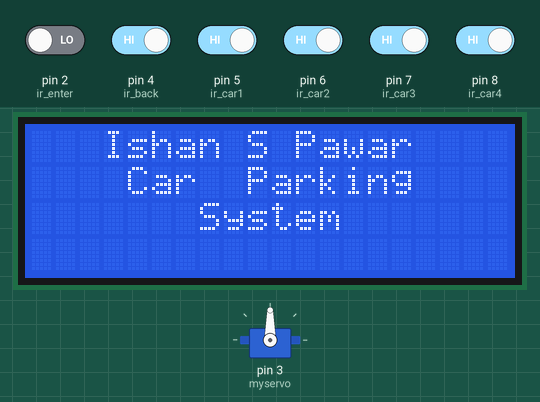
Simulated run of this sketch. Board: Arduino Uno, built with avr-gcc and run on an emulated ATmega328P. Parts: servo, 20×4 character LCD. The test bench sets the inputs (shaded band); at power-on: pin 4 (ir_back), pin 5 (ir_car1), pin 6 (ir_car2), pin 7 (ir_car3), pin 8 (ir_car4) HIGH, pin 2 (ir_enter) LOW. What the sketch prints to the serial monitor is not drawn.

Above: at 5.2 s.
At 11.3 s:
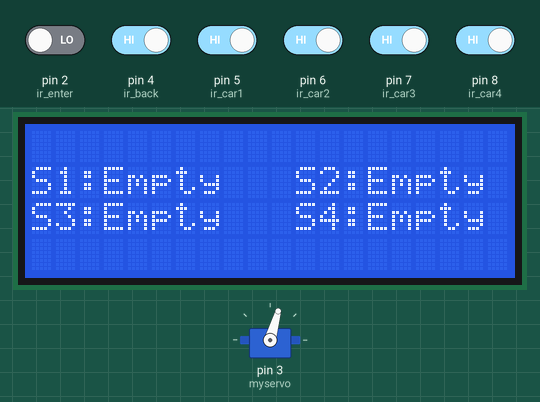
11.4 s: pin 5 (ir_car1) driven LOW
15.1 s: pin 6 (ir_car2) driven LOW
At 20.48 s:
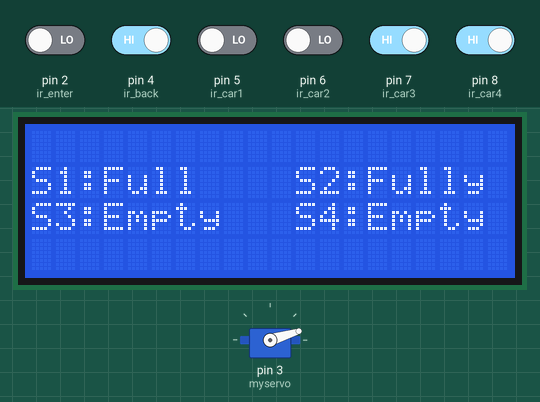
22.7 s: pin 7 (ir_car3) driven LOW
At 30.52 s:
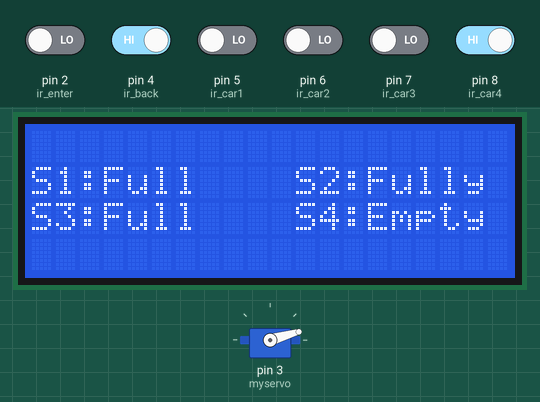
31.8 s: pin 8 (ir_car4) driven LOW
35.5 s: pin 2 (ir_enter) driven HIGH
At 40.8 s:
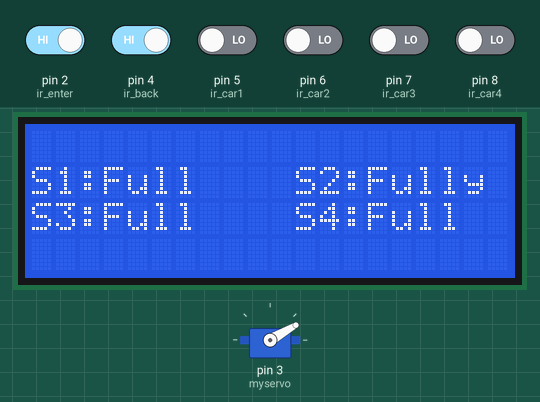
41.7 s: pin 2 (ir_enter) driven LOW
At 42.5 s:
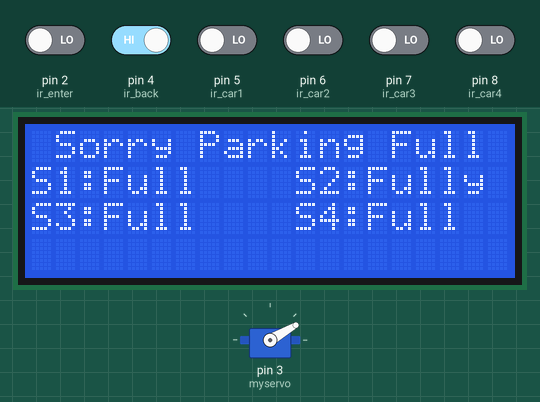
Timing chart, 0 to 44.7 s (numbered marks = the images above; inputs shaded):
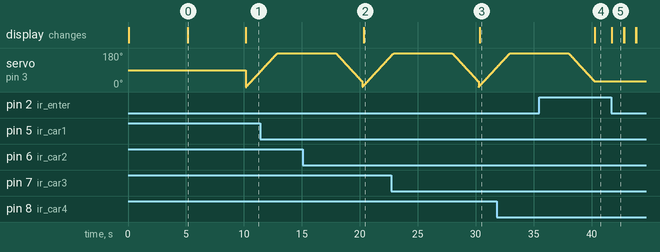

The sketch:

parking.ino
```cpp
#include <Servo.h>
#include <Wire.h>
#include <LiquidCrystal_I2C.h>
LiquidCrystal_I2C lcd(0x27, 20, 4);

#define ir_enter 2
#define ir_back  4

#define ir_car1 5
#define ir_car2 6
#define ir_car3 7
#define ir_car4 8

void Read_Sensor();
int total;


int val;


int S1=0, S2=0, S3=0, S4=0 ;
int flag1=0, flag2=0;
int slot = 6;
Servo myservo;


void setup()

{
Serial.begin(9600);
delay(10);
pinMode(ir_car1, INPUT);
pinMode(ir_car2, INPUT);
pinMode(ir_car3, INPUT);
pinMode(ir_car4, INPUT);
pinMode(ir_enter, INPUT);
pinMode(ir_back, INPUT);

 myservo.attach(3);
 slot = slot-total;


 lcd.init();
  lcd.backlight();
  lcd.setCursor (0, 1);
  lcd.print(" Welcome  ");
  lcd.setCursor (0, 2);
  //lcd.print(" ");
  delay (5000);
  lcd.clear();
  lcd.setCursor (0, 0);
  lcd.print("   Ishan S Pawar  ");
  lcd.setCursor (0, 1);
  lcd.print("    Car  Parking  ");
  lcd.setCursor (0, 2);
  lcd.print("       System     ");
  delay (5000);
  lcd.clear();

}
void loop()
{

 Read_Sensor();

  lcd.setCursor (0, 1);
   if(S1==1)
   {
    lcd.print("S1:Full ");
    Serial.println("S1:Fill ");

   }
  else
   {

    Serial.println("S1:Empty ");
    lcd.print("S1:Empty");
   }

 lcd.setCursor (11, 1);
  if(S2==1)
   {


   Serial.println("S2:Fill ");
   lcd.print("S2:Full");
    }
  else
   {

  Serial.println("S2:empty ");
  lcd.print("S2:Empty");
    }

 lcd.setCursor (0, 2);
  if(S3==1)
   {

    Serial.println("S3:Fill ");
    lcd.print("S3:Full ");
    }
  else
   {

    Serial.println("S3:empty ");
    lcd.print("S3:Empty");
    }

  lcd.setCursor (11, 2);
  if(S4==1)
   {

    Serial.println("S4:Fill ");
    lcd.print("S4:Full ");
    }
  else
   {

  Serial.println("S4:Empty ");
  lcd.print("S4:Empty");
    }


     if(digitalRead(ir_enter)==1)
   {
    Serial.println("Gate ENtry ON");

    }
  else
   {
    Serial.println("Gate OFF");

    }

total = S1+S2+S3+S4;

  if(digitalRead (ir_enter) == 0)
   {
    if(total <4)
    {
      Serial.print("Total is:");
      Serial.println(total);
      int pos;

  for (pos = 0; pos <= 180; pos += 1)
  {
    myservo.write(pos);
    delay(15);

  }
  delay(5000);

  for (pos = 180; pos >= 30; pos -= 1)
  {
     myservo.write(pos);
    delay(15);

  }
    }else {
      lcd.setCursor (0, 0);
      lcd.print(" Sorry Parking Full ");
      delay(1000);
      lcd.clear();
    }

   }

   if(digitalRead (ir_back) == 0)
   {

      int pos;

  for (pos = 0; pos <= 180; pos += 1)
  {
    myservo.write(pos);
    delay(15);

  }
  delay(5000);

  for (pos = 180; pos >= 30; pos -= 1)
  {
     myservo.write(pos);
    delay(15);

  }


   }

}


void Read_Sensor()
{
 S1=0, S2=0, S3=0, S4=0;
 if(digitalRead(ir_car1) == 0){S1=1;}
 if(digitalRead(ir_car2) == 0){S2=1;}
 if(digitalRead(ir_car3) == 0){S3=1;}
 if(digitalRead(ir_car4) == 0){S4=1;}
}
```

Measured:
- after the input at 15.1 s, the display: changes after 5.2 s (image 2)
- after the input at 22.7 s, the display: changes after 7.7 s (image 3)
- after the input at 35.5 s, the display: changes after 4.8 s (image 4)
- after the input at 41.7 s, the display: changes after 0.06 s (image 5)
- what the display in image 0 shows lasts 5.1 s, from 5.1 s to 10.2 s
- what the display in image 5 shows lasts 1.0 s, from 41.8 s to 42.8 s
